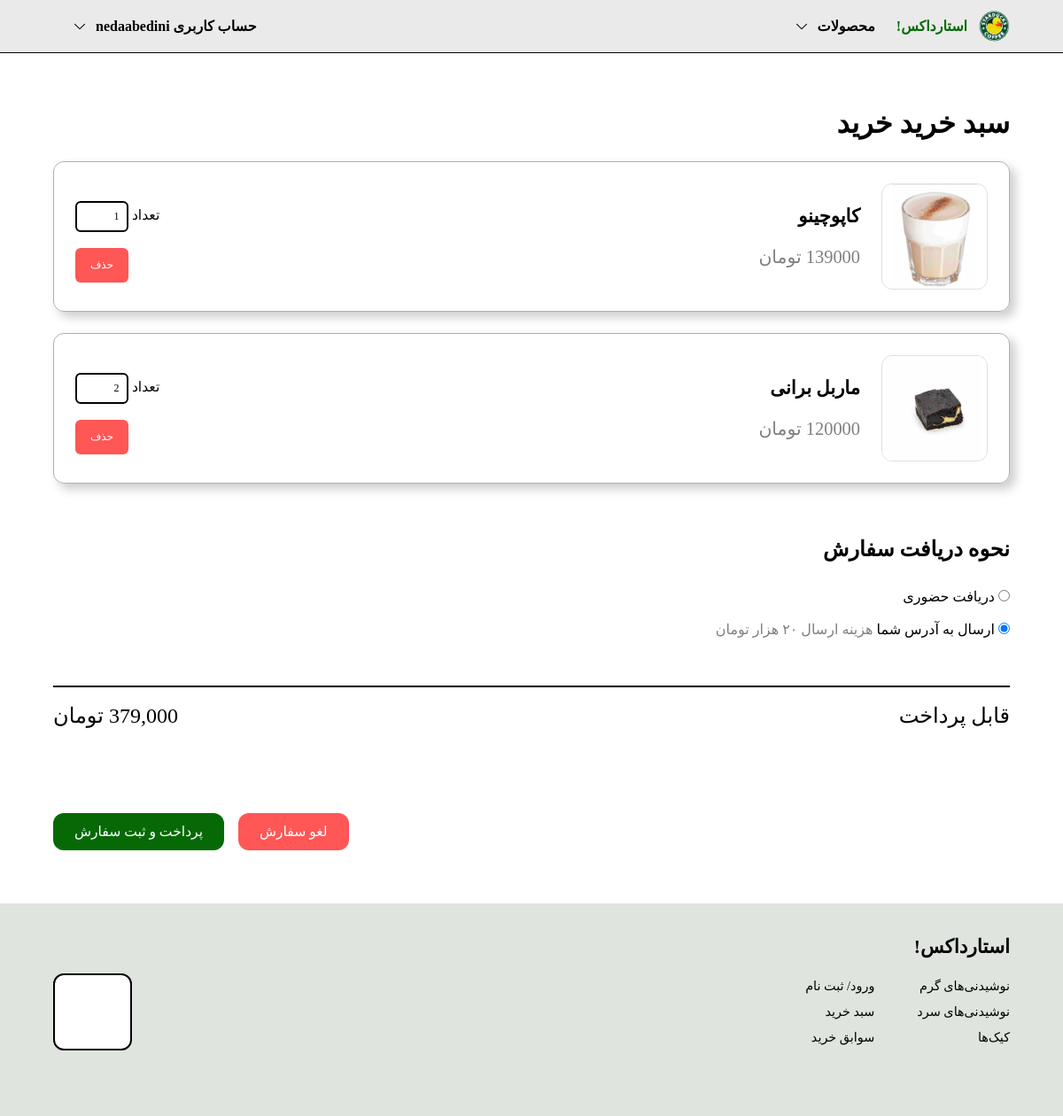
The app's page /cart/ (signed in) with its own data.
### CoffeeSite/models.py (models this page shows, shortened)
class Orders_Product(models.Model) :
    id = models.AutoField(primary_key= True)
    quantity = models.IntegerField()
    product_id = models.ForeignKey(Products , on_delete= models.CASCADE)
    order_id = models.ForeignKey(Orders , on_delete= models.CASCADE)

class Products(models.Model) :
    id = models.AutoField(primary_key= True)
    name = models.CharField(max_length=255 , unique= True , null= False , blank= False)
    price = models.PositiveIntegerField(null= False , blank= False)
    sugar = models.PositiveIntegerField(null= False , blank= False)
    raw_coffee = models.PositiveIntegerField(null = False , blank=False)
    flour= models.PositiveIntegerField(null= False , blank= False)
    chocolate = models.PositiveIntegerField(null= False , blank= False)
    vertical = models.CharField(max_length=50, choices=[
        ('warm_drink', 'نوشیدنی گرم'),
        ('cold_drink', 'نوشیدنی سرد'),
        ('cake', 'کیک')
    ])
    image = models.ImageField(upload_to="CoffeeSite/media/products", null= False , blank= False , default= None)

### CoffeeSite/views.py (the view)
# urls.py: path('cart/', views.cart_view, name='cart'),
@login_required(login_url="login")
def cart_view(request, message=""):
    msg_dict = {
        "add_product_ok": "محصول به سبد خرید اضافه شد",
        "remove_ok": "محصول از سبد خرید حذف شد",
        "takeout_ok": "نحوه ارسال با موفقیت تغییر کرد",
        "update_quantity_ok": "تعداد محصول با موفقیت تغییر کرد",
    }
    if request.GET.get("msg") in msg_dict.keys():
        message = msg_dict[ request.GET.get("msg") ]
    else:
        message = ""
    try:
        open_order = Orders.objects.get(username=request.user.username, open=True)
        items = Orders_Product.objects.filter(order_id=open_order)
        order_id = open_order.order_id
        is_takeout = open_order.is_takeout
    except:
        order_id = None
        is_takeout = None
        items = []
    total_price = 0
    for item in items:
        item.product_id.image = str(item.product_id.image).replace("CoffeeSite", "")
        total_price += item.product_id.price*item.quantity
    total_price + 20000*is_takeout
    return render(request, "cart.html", {"items":items, "total":f'{total_price:,}', "message":message, "order_id": order_id, "is_takeout": is_takeout})

### CoffeeSite/templates/cart.html (shortened to what this page needs)
{% extends "master.html" %}
{% block content %}
{% load static %}
<div class="container cart-product">
    <h1>سبد خرید خرید</h1>
    {% if items %}
    {% for item in items %}
    <form action="" method="POST" class="record-container">
        <div class="info-container">
            <img src="{{ item.product_id.image }}" alt="">
            <div class="info">
                <h3>{{item.product_id.name}}</h3>
                <br>
                <span> {{item.product_id.price}} تومان  </span>
            </div>
        </div>
        <div class="count-container">
            <span>تعداد</span>
            <input type="number" name="quantity" min="1" value="{{item.quantity}}" onchange="showUpdateButton('btn{{item.id}}')">
            <br>
            <button type="submit" formaction="{% url "remove-product" %}">حذف</button>
        </div>
    </form>
    {% endfor %}
    <form method="POST" action="{% url "takeout" %}" class="delivery-container">
        <h2>نحوه دریافت سفارش</h2>
        <br>
        <span>
            <input type="radio" name="takeout" value="0" {% if is_takeout %}  {% else %} checked="checked" {% endif %} onchange="showUpdateButton('delivery-update')">
            <span>دریافت حضوری</span>
        </span>
        <br>
        <br>
        <span>
            <input type="radio" name="takeout" value="1" {% if is_takeout %}  checked="checked"{% endif %} onchange="showUpdateButton('delivery-update')">
            <span>  ارسال به آدرس شما   <span style="color: grey;"> هزینه ارسال ۲۰ هزار تومان </span>  </span>
            <br><br>
        </span>
    </form>
    <br>
    <form class="total-price" method="POST">
        <span>قابل پرداخت</span>
        <span>{{ total }} تومان</span>
    </div>
    <br><br>
    <div class="buttons-container">
        <button type="submit" formaction="{% url "delete-order" %}" class="cancel">لغو سفارش</button>
        <button type="submit" class="finalize" formaction="{% url "finalize-order" %}">پرداخت و ثبت سفارش</button>
    {% else %}
    <div class="cart-no-item">
        <img src="{% static "img/icons/empty-box.svg" %}" alt="">
        سبد خرید شما خالی است
    </div>
    {% endif %}
</div>
{% endblock %}

### CoffeeSite/templates/master.html (shortened to what this page needs)
<!DOCTYPE html>
<html lang="en">
<head>
        {% load static %}
        <link rel="stylesheet" href="{% static "css/main.css" %}">
</head>
<body>
    <div class="navbar">
        <a class="logo" href="{% url "home" %}">
            <img src="{% static "img/logo.jpeg" %}" alt="">
            استارداکس!
        </a>
        {% if user.is_authenticated %}
        <div class="nav-item">
            محصولات
            <img src="{% static "img/icons/down-arrow.svg"%}" alt="">
        </div>
        <div class="nav-item">
            حساب کاربری
            {{ user.username }}
            <img src="{% static "img/icons/down-arrow.svg"%}" alt="">
        </div>
        {% endif %}
    </div>
    {% block content %}{% endblock %}
    <div class="footer">
        <h2>استارداکس!</h2>
        <br>
        <div>
            <ul>
                <li><a href="/?vertical=warm_drink">نوشیدنی‌های گرم</a></li>
                <li><a href="/?vertical=cold_drink">نوشیدنی‌های سرد</a></li>
                <li><a href="/?vertical=cake">کیک‌ها</a></li>
            </ul>
            <ul>
                <li><a href="{% url "login" %}">ورود/ ثبت نام</a></li>
                <li><a href="{% url "cart" %}">سبد خرید</a></li>
                <li><a href="{% url "history" %}">سوابق خرید</a></li>
            </ul>
            <div class="spacer"></div>
            <img class="enamad" src="{% static "img/enamad.png"%}" alt="">
        </div>
    </div>
</body>
</html>

### CoffeeSite/static/css/main.css (style rules this page uses)
* { box-sizing: border-box; font-family: "Shabnam"; direction: rtl; text-decoration: none; margin: 0; padding: 0; color: black; list-style: none; text-wrap: nowrap; }
html, body { margin: 0; }
a, button { cursor: pointer; }
.navbar { width: 100%; height: 5vw; background-color: rgb(234, 234, 234); border-bottom: 0.5px black solid; display: flex; justify-content:start; align-items: center; padding: 0 5vw; font-weight: bold; z-index: 2; }
.navbar .logo { color: rgb(6, 105, 6); }
.navbar .nav-item, .navbar .logo { margin-left: 2vw; display: flex; flex-direction: row; align-items: center; text-wrap: nowrap; height: 100%; }
.navbar .logo img { width: 3vw; mix-blend-mode: darken; margin: 0 0 0 1vw; }
.navbar .nav-item img { width: 1vw; margin-right: 1vw; transition: margin 0.5s; }
.spacer { width: 100%; }
.footer { background-color: rgb(223, 228, 222); width: 100%; height: 20vw; position: relative; bottom: 0; padding: 3vw 5vw; font-size: 1.2vw; margin-top: 5vw; }
.footer div { display: flex; }
.footer div ul { margin-left: 4vw; }
.footer div ul li { padding: 0.5vw 0; text-wrap: nowrap; }
.footer img.enamad { width: 10vw; background-color: white; padding: 1vw; border: black solid 0.2vw; border-radius: 1vw; }
.product img, .record-container img { width: 10vw; height: 10vw; background-color: white; border: solid rgb(224, 224, 224) 0.1vw; border-radius: 1vw; object-fit:contain; }
form input, select { border: grey 0.1vw solid; border-radius: 0.6vw; padding: 1vw; font-size: 1vw; margin: 1vw 0; }
form h2 { text-align: center; margin-bottom: 1vw; }
.container { padding: 5vw; }
.record-container { border: rgb(176, 176, 176) solid 0.1vw; margin: 2vw 0; border-radius: 1vw; overflow: hidden; font-size: 1.3vw; box-shadow: rgba(0, 0, 0, 0.202) 0.5vw 0.5vw 1vw; }
.container.cart-product .record-container { display: flex; padding: 2vw; align-items: center; justify-content: space-between; }
.container.cart-product .info-container { display: flex; }
.container.container .record-container img { width: 10vw; height: 10vw; border-radius: 1vw; }
.container.cart-product .record-container .info { padding: 2vw; height: 100%; font-size: 1.5vw; }
.container.cart-product .record-container .info span { color: grey; font-size: 1.7vw; }
.container.cart-product .record-container .count-container { text-align: left; }
.container.cart-product .record-container input { border: 0.2vw black solid; padding: 0.7vw; width: 5vw; border-radius: 0.5vw; }
.container.cart-product .record-container button { border: none; background-color: rgb(255, 86, 86); color: white; padding: 1vw; width: 5vw; border-radius: 0.5vw; margin-top: 0.5vw; font-size: 1vw; }
.delivery-container { padding: 3vw 0; border-bottom: black solid 0.2vw; }
.delivery-container input { margin: 0; }
.delivery-container h2 { text-align: right; }
.total-price { display: flex; justify-content: space-between; width: 100%; font-size: 2vw; }
.buttons-container { text-align: left; margin: 0 5vw; }
.buttons-container button { padding: 1vw 2vw; border-radius: 1vw; font-size: 1.3vw; border: none; color: white; margin-right: 1vw; }
.buttons-container button.finalize { background-color: rgb(6, 105, 6); }
.buttons-container button.cancel { background-color: rgb(255, 86, 86); }
form.record-container { width: 100%; flex-direction: row; }

### records on screen
Orders_Product: product_id.image (picture), product_id.name "کاپوچینو", quantity "1"
Orders_Product: product_id.image (picture), product_id.name "ماربل برانی", quantity "2"

### other values on screen
{{ user.username }} "nedaabedini"
{{ total }} "379,000"
